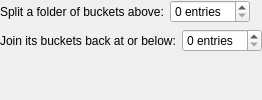
<?xml version="1.0" encoding="UTF-8"?>
<ui version="4.0">
 <class>BucketLimitsEditor</class>
 <widget class="QWidget" name="BucketLimitsEditor">
  <layout class="QVBoxLayout" name="main_layout">
   <property name="leftMargin">
    <number>0</number>
   </property>
   <property name="topMargin">
    <number>0</number>
   </property>
   <property name="rightMargin">
    <number>0</number>
   </property>
   <property name="bottomMargin">
    <number>0</number>
   </property>
   <item>
    <layout class="QHBoxLayout" name="split_limit_layout">
     <item>
      <widget class="QLabel" name="split_limit_label">
       <property name="text">
        <string>Split a folder of buckets above:</string>
       </property>
       <property name="buddy">
        <cstring>split_limit_spin_box</cstring>
       </property>
      </widget>
     </item>
     <item>
      <widget class="QSpinBox" name="split_limit_spin_box">
       <property name="toolTip">
        <string>A folder a layout's {buckets} level fills holds this many entries at most. One more splits it: each entry moves into a bucket named by one more character of its name, and a bucket that then holds more splits the same way. A changed limit moves nothing by itself: it counts for the next record that arrives, and for Tools &gt; Balance Buckets.</string>
       </property>
       <property name="suffix">
        <string> entries</string>
       </property>
      </widget>
     </item>
     <item>
      <spacer name="split_limit_spacer">
       <property name="orientation">
        <enum>Qt::Orientation::Horizontal</enum>
       </property>
       <property name="sizeHint" stdset="0">
        <size>
         <width>0</width>
         <height>0</height>
        </size>
       </property>
      </spacer>
     </item>
    </layout>
   </item>
   <item>
    <layout class="QHBoxLayout" name="join_limit_layout">
     <item>
      <widget class="QLabel" name="join_limit_label">
       <property name="text">
        <string>Join its buckets back at or below:</string>
       </property>
       <property name="buddy">
        <cstring>join_limit_spin_box</cstring>
       </property>
      </widget>
     </item>
     <item>
      <widget class="QSpinBox" name="join_limit_spin_box">
       <property name="toolTip">
        <string>A split folder whose buckets hold this many entries or fewer in all is joined back into one, by Tools &gt; Balance Buckets only. Never above half the split limit, so a folder never splits and joins back over one record.</string>
       </property>
       <property name="suffix">
        <string> entries</string>
       </property>
      </widget>
     </item>
     <item>
      <spacer name="join_limit_spacer">
       <property name="orientation">
        <enum>Qt::Orientation::Horizontal</enum>
       </property>
       <property name="sizeHint" stdset="0">
        <size>
         <width>0</width>
         <height>0</height>
        </size>
       </property>
      </spacer>
     </item>
    </layout>
   </item>
   <item>
    <widget class="QLabel" name="warning_label">
     <property name="wordWrap">
      <bool>true</bool>
     </property>
    </widget>
   </item>
  </layout>
 </widget>
 <resources/>
 <connections/>
</ui>
